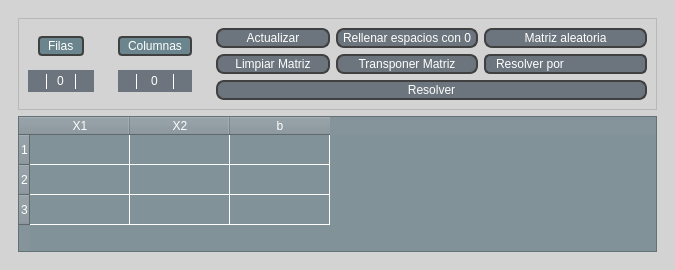
<?xml version="1.0" encoding="UTF-8"?>
<ui version="4.0">
 <class>MainWindow</class>
 <widget class="QMainWindow" name="MainWindow">
  <property name="windowModality">
   <enum>Qt::WindowModality::NonModal</enum>
  </property>
  <property name="geometry">
   <rect>
    <x>0</x>
    <y>0</y>
    <width>675</width>
    <height>270</height>
   </rect>
  </property>
  <property name="windowTitle">
   <string>Calculadora de matrices</string>
  </property>
  <property name="windowIcon">
   <iconset resource="qrc_files/resources.qrc">
    <normaloff>:/icon/Images/grid.ico</normaloff>:/icon/Images/grid.ico</iconset>
  </property>
  <property name="styleSheet">
   <string notr="true">#MainWindow{
background-color: #d3d3d3;

}

#MainWindow QPushButton{
border: 2px solid #404040;
border-radius: 8px;
padding: 1px 5px;
color: #fff;
background-color: #6c757d;
font: 700 9pt &quot;Calibri&quot;;
}

#MainWindow QPushButton:hover{
background-color: #5c636a;
}
#MainWindow QPushButton:pressed {
    border: 4px solid #c0c4c8 
}

QSpinBox{
color: white;
background-color: #6c757d;
}
QSpinBox:up-button{
image:url(:/icon/Images/arrow_upwards.png);
border-left:0.5px solid #fff;
subcontrol-position:right;
width: 15px;
height: 15px;
}
QSpinBox:down-button{
image:url(:/icon/Images/arrow_downwards.png);
border-right:0.5px solid #fff;
subcontrol-position:left;
width:15px;
height:15px
}
QSpinBox:up-button:hover{
background-color: #5c636f;
}
QSpinBox:down-button:hover{
background-color: #5c636f;
}
QLabel {
    color: #fff;
 background-color: #6a858d; 
    border:2px solid #404040;        
    border-radius: 4px;           
    padding: 2.5px 5px;            
font: 700 9pt &quot;Calibri&quot;;
}
QComboBox{
font: 700 9pt &quot;Calibri&quot;;
color: white;
background-color: #6c757d;
border: 1.5px solid #404040;
border-radius: 6px;
padding-left:10px
}
QComboBox::drop-down{
border:0px;
}
QComboBox::down-arrow{
image: url(:/icon/Images/arrow_downwards.png);
width:20px;
height: 20px;
margin-right: 13px;
}


QComboBox QListView{
font: 700 9pt &quot;Calibri&quot;;
border: 1px solid rgba(0,0,0,10%);
padding: 5px;
background-color: #6c757d;
color: white;
outline: 0px;
}
QComboBox::hover{
background-color: #5c636a;
}

QTableWidget{
background-color: #819299; 
gridline-color: #fff;  
}

QHeaderView{
background-color: #85939a;
color:white;
font: 700 9pt &quot;Calibri&quot;;
}

QHeaderView::section {
background-color: #85939a;
}
QTableCornerButton::section {
background-color: #85939a;
}
QTableWidget::item{
color:#fff
}
QTableWidget::item::hover{
background-color: #B6BEC2
}
</string>
  </property>
  <widget class="QWidget" name="centralwidget">
   <property name="styleSheet">
    <string notr="true"/>
   </property>
   <layout class="QVBoxLayout" name="centralwidget_layout" stretch="0">
    <item>
     <widget class="QWidget" name="table_widget" native="true">
      <layout class="QVBoxLayout" name="verticalLayout_2" stretch="10,100">
       <item>
        <widget class="QFrame" name="table_buttons_frame">
         <property name="frameShape">
          <enum>QFrame::Shape::StyledPanel</enum>
         </property>
         <property name="frameShadow">
          <enum>QFrame::Shadow::Raised</enum>
         </property>
         <layout class="QHBoxLayout" name="table_buttons_horizontal_layout" stretch="15,15,80">
          <property name="leftMargin">
           <number>0</number>
          </property>
          <property name="topMargin">
           <number>0</number>
          </property>
          <property name="rightMargin">
           <number>0</number>
          </property>
          <property name="bottomMargin">
           <number>0</number>
          </property>
          <item>
           <widget class="QWidget" name="table_row_spinbox_widget" native="true">
            <property name="styleSheet">
             <string notr="true"/>
            </property>
            <layout class="QVBoxLayout" name="verticalLayout_3">
             <property name="leftMargin">
              <number>9</number>
             </property>
             <property name="topMargin">
              <number>9</number>
             </property>
             <property name="rightMargin">
              <number>9</number>
             </property>
             <property name="bottomMargin">
              <number>9</number>
             </property>
             <item alignment="Qt::AlignmentFlag::AlignHCenter">
              <widget class="QLabel" name="row_spinbox_label">
               <property name="maximumSize">
                <size>
                 <width>16777215</width>
                 <height>20</height>
                </size>
               </property>
               <property name="text">
                <string>Filas</string>
               </property>
              </widget>
             </item>
             <item>
              <widget class="QSpinBox" name="row_spinbox">
               <property name="minimumSize">
                <size>
                 <width>60</width>
                 <height>0</height>
                </size>
               </property>
               <property name="styleSheet">
                <string notr="true">border-color: rgb(0, 0, 0);</string>
               </property>
               <property name="alignment">
                <set>Qt::AlignmentFlag::AlignCenter</set>
               </property>
              </widget>
             </item>
            </layout>
           </widget>
          </item>
          <item>
           <widget class="QWidget" name="table_column_spinbox_widget" native="true">
            <layout class="QVBoxLayout" name="verticalLayout">
             <property name="leftMargin">
              <number>9</number>
             </property>
             <property name="topMargin">
              <number>9</number>
             </property>
             <property name="rightMargin">
              <number>9</number>
             </property>
             <property name="bottomMargin">
              <number>9</number>
             </property>
             <item alignment="Qt::AlignmentFlag::AlignHCenter">
              <widget class="QLabel" name="column_spinbox_label">
               <property name="maximumSize">
                <size>
                 <width>16777215</width>
                 <height>20</height>
                </size>
               </property>
               <property name="text">
                <string>Columnas</string>
               </property>
              </widget>
             </item>
             <item>
              <widget class="QSpinBox" name="column_spinbox">
               <property name="alignment">
                <set>Qt::AlignmentFlag::AlignCenter</set>
               </property>
              </widget>
             </item>
            </layout>
           </widget>
          </item>
          <item>
           <layout class="QGridLayout" name="table_grid_options">
            <property name="leftMargin">
             <number>9</number>
            </property>
            <property name="topMargin">
             <number>9</number>
            </property>
            <property name="rightMargin">
             <number>9</number>
            </property>
            <property name="bottomMargin">
             <number>9</number>
            </property>
            <property name="horizontalSpacing">
             <number>6</number>
            </property>
            <item row="0" column="0">
             <widget class="QPushButton" name="table_update_button">
              <property name="layoutDirection">
               <enum>Qt::LayoutDirection::LeftToRight</enum>
              </property>
              <property name="styleSheet">
               <string notr="true"/>
              </property>
              <property name="text">
               <string>Actualizar</string>
              </property>
             </widget>
            </item>
            <item row="0" column="1">
             <widget class="QPushButton" name="table_fill_0_button">
              <property name="styleSheet">
               <string notr="true"/>
              </property>
              <property name="text">
               <string>Rellenar espacios con 0</string>
              </property>
             </widget>
            </item>
            <item row="1" column="0">
             <widget class="QPushButton" name="table_clean_matrix_button">
              <property name="styleSheet">
               <string notr="true"/>
              </property>
              <property name="text">
               <string>Limpiar Matriz</string>
              </property>
             </widget>
            </item>
            <item row="0" column="2">
             <widget class="QPushButton" name="table_random_matrix_button">
              <property name="styleSheet">
               <string notr="true"/>
              </property>
              <property name="text">
               <string>Matriz aleatoria</string>
              </property>
             </widget>
            </item>
            <item row="1" column="2">
             <widget class="QComboBox" name="table_solution_matrix_combobox">
              <property name="styleSheet">
               <string notr="true"/>
              </property>
              <item>
               <property name="text">
                <string>Resolver por</string>
               </property>
              </item>
              <item>
               <property name="text">
                <string>Reducción</string>
               </property>
              </item>
              <item>
               <property name="text">
                <string>Aplicar vector por vector</string>
               </property>
              </item>
             </widget>
            </item>
            <item row="1" column="1">
             <widget class="QPushButton" name="table_transposition_button">
              <property name="text">
               <string>Transponer Matriz</string>
              </property>
             </widget>
            </item>
            <item row="2" column="0" colspan="3">
             <widget class="QPushButton" name="table_solve_matrix_button">
              <property name="styleSheet">
               <string notr="true"/>
              </property>
              <property name="text">
               <string>Resolver</string>
              </property>
             </widget>
            </item>
           </layout>
          </item>
         </layout>
        </widget>
       </item>
       <item>
        <widget class="QTableWidget" name="input_table">
         <property name="styleSheet">
          <string notr="true"/>
         </property>
         <attribute name="verticalHeaderVisible">
          <bool>true</bool>
         </attribute>
         <row/>
         <row/>
         <row/>
         <column>
          <property name="text">
           <string>X1</string>
          </property>
         </column>
         <column>
          <property name="text">
           <string>X2</string>
          </property>
         </column>
         <column>
          <property name="text">
           <string>b</string>
          </property>
         </column>
         <item row="0" column="0">
          <property name="text">
           <string/>
          </property>
          <property name="flags">
           <set>ItemIsSelectable|ItemIsEditable|ItemIsEnabled</set>
          </property>
         </item>
        </widget>
       </item>
      </layout>
     </widget>
    </item>
   </layout>
  </widget>
 </widget>
 <resources>
  <include location="qrc_files/resources.qrc"/>
 </resources>
 <connections/>
</ui>
